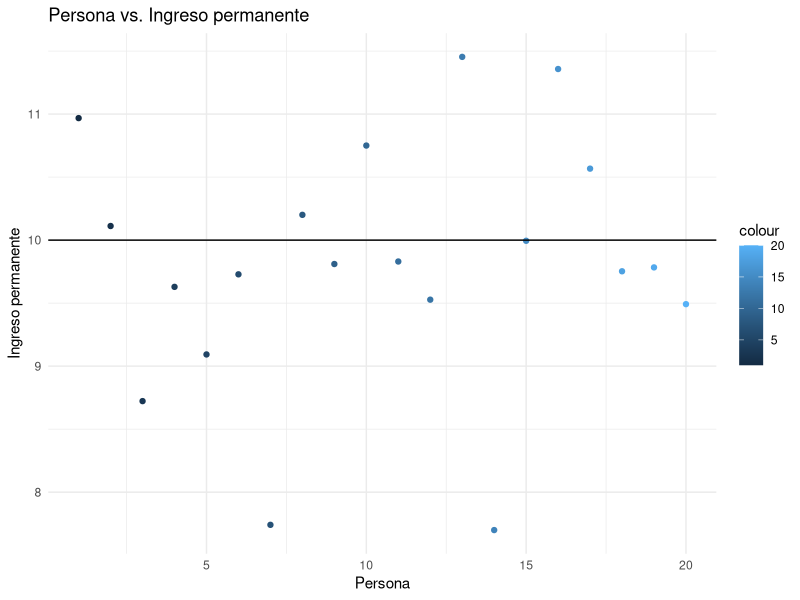
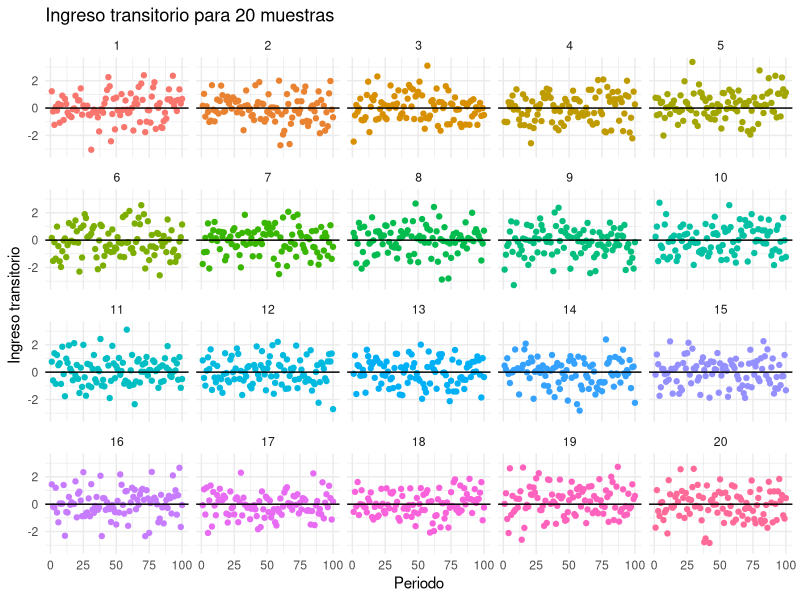
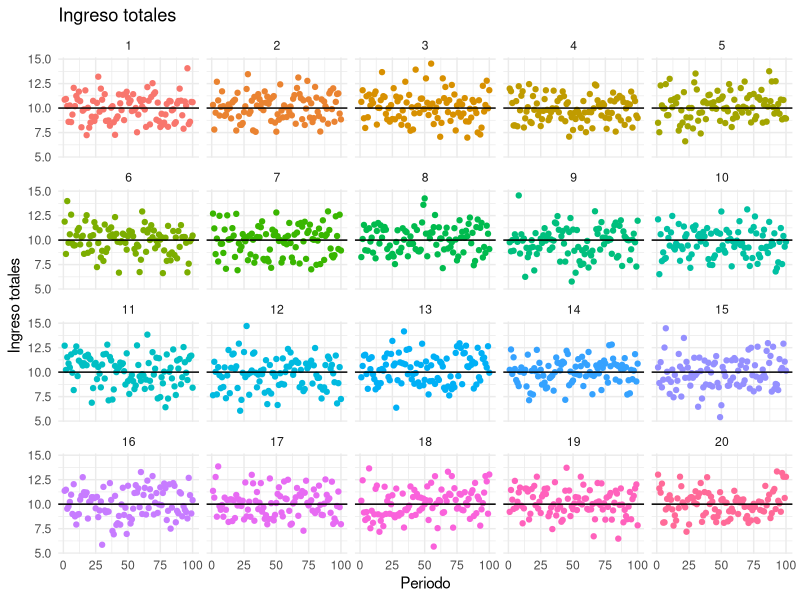
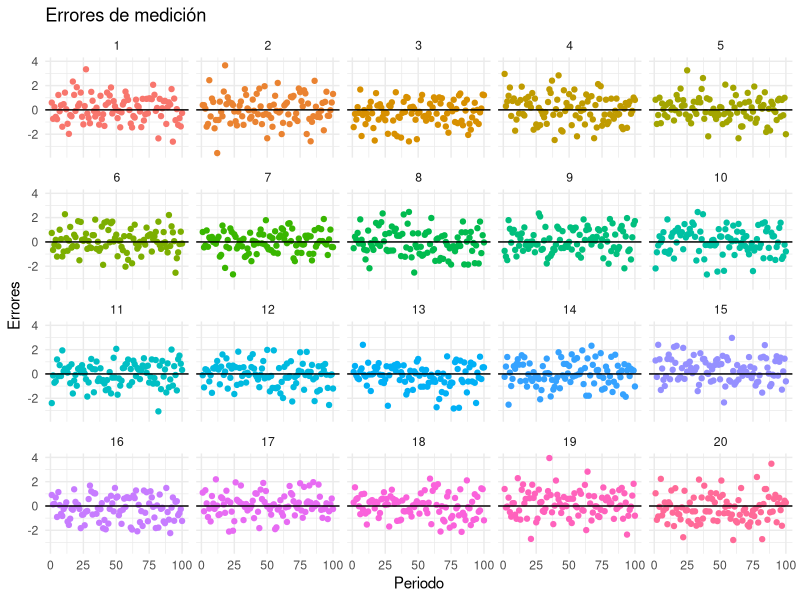
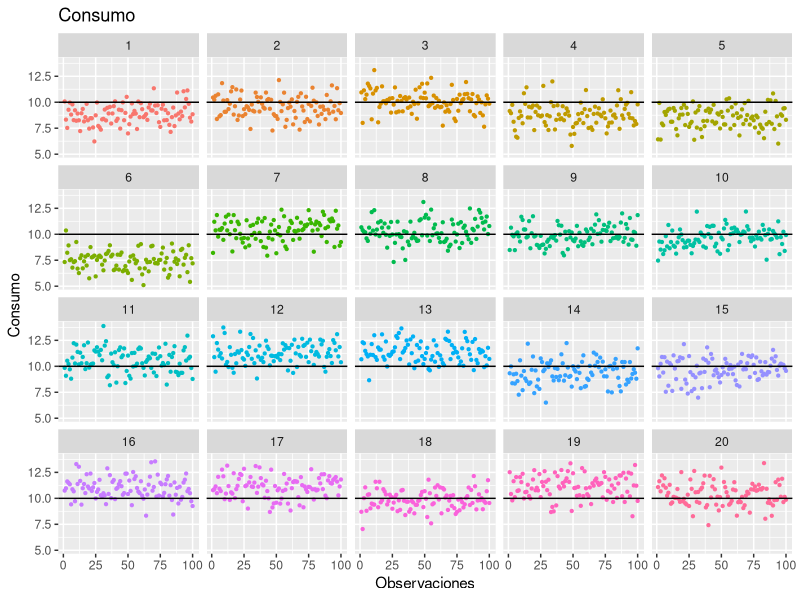
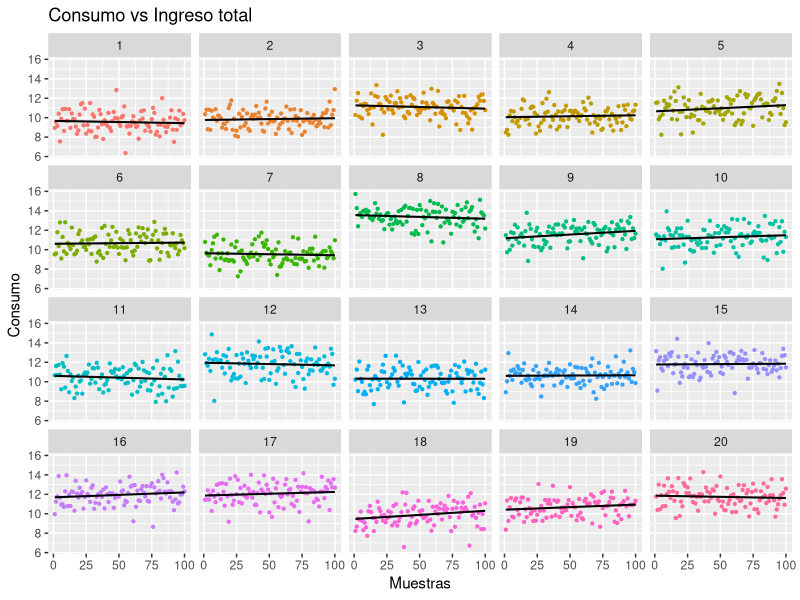
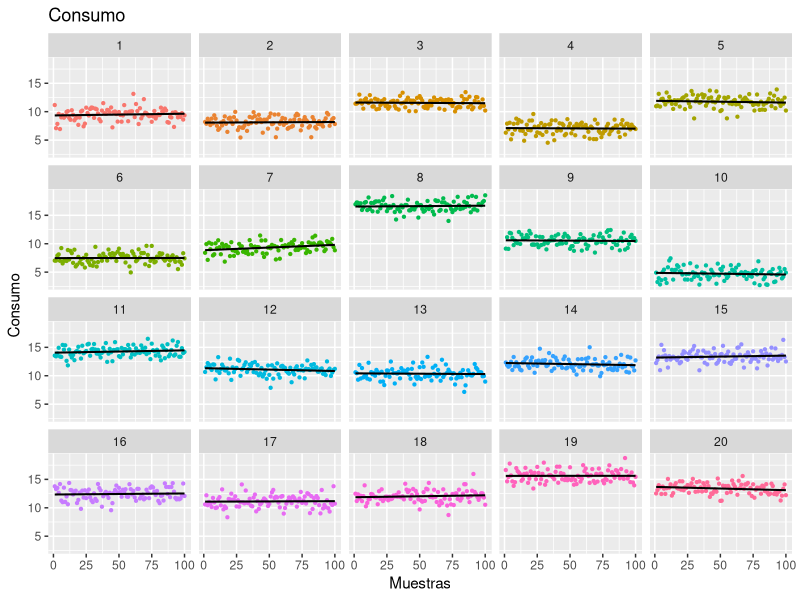
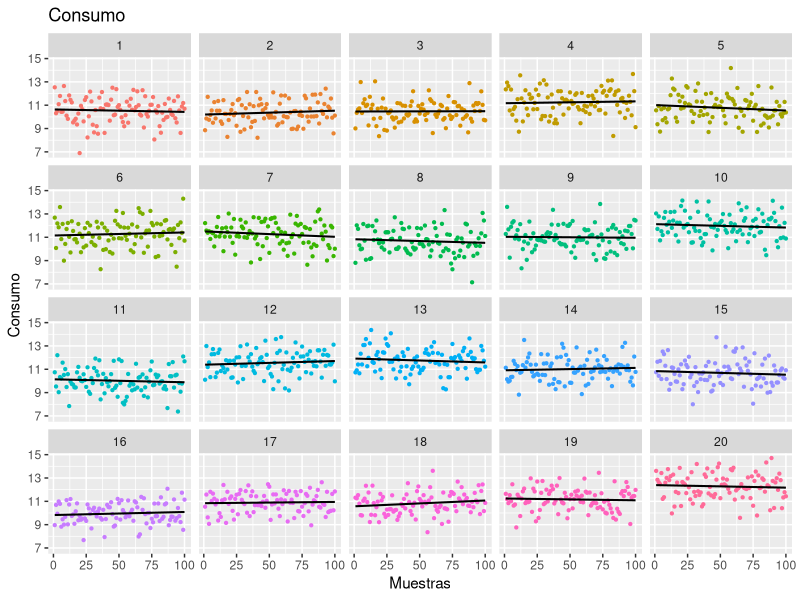

These figures' R source, in order:
## ---- chunk 1
knitr::opts_chunk$set(echo = TRUE)
## ---- chunk 2
library(ggplot2)
#Creamos las matrices dónde guardaremos los datos
ips <- rnorm(20,mean=10, sd=1)  #Ingresos permanentes aleatorios
ip_m <- matrix(0,nrow = 20, ncol = 100)
ip <- matrix(0, nrow = 20, ncol = 3)
#Vectores de ingreso permanente
for(i in 1:20){
  ip_m[i,] <- rnorm(100,ips[i])
  ip[i,] <- c(i, mean(ip_m[i,]),i)
}
ip <- as.data.frame(ip)
names(ip) <- c("Persona", "IngresoP", "Clase")
#Grafica
ggplot(data=ip, aes(color="Clase")) +
  geom_point(mapping = aes(Persona,IngresoP,color=Clase)) +
  geom_hline(yintercept = 10) +
  labs(title="Persona vs. Ingreso permanente",
       x="Persona",
       y="Ingreso permanente") +
    theme_minimal() 
## ---- chunk 3
library(ggplot2)
library(tidyverse)

Personas <- seq(1:20)
Personas <- as.character(Personas)
periodo= seq(1:100)

for(i in 2:20){
  periodo <- c(periodo,seq(1:100))
}

dd <- tibble(periodo,ingresos = rnorm(2000),
             class = rep(Personas, each = 100)) %>% 
  mutate(class = factor(class, levels = Personas))
  
ggplot(dd, aes(periodo, ingresos, color = class)) +
  geom_point() +
  geom_hline(yintercept = 0) +
  labs(title="Ingreso transitorio para 20 muestras",
       x="Periodo",
       y="Ingreso transitorio") +
  scale_color_discrete(breaks="NULL") +
    theme_minimal() +
  facet_wrap(~class)

## ---- chunk 4
library(ggplot2)
library(tidyverse)

#Clases
Personas <- seq(1:20)
Personas <- as.character(Personas)
periodo= seq(1:100)

for(i in 2:20){
  periodo <- c(periodo,seq(1:100))
}

dd <- tibble(periodo,ingresos = rnorm(2000)+rnorm(2000,10),
             class = rep(Personas, each = 100)) %>% 
  mutate(class = factor(class, levels = Personas))
  
ggplot(dd, aes(periodo, ingresos, color = class)) +
  geom_point() +
  geom_hline(yintercept = 10) +
  labs(title="Ingreso totales",
       x="Periodo",
       y="Ingreso totales") +
  scale_color_discrete(breaks="NULL") +
    theme_minimal() +
  facet_wrap(~class)

## ---- chunk 5
library(ggplot2)
library(tidyverse)
#Clases
clases <- seq(1:20)
clases <- as.character(clases)
#Periodos
periodo= seq(1:100)
for(i in 2:20){
  periodo <- c(periodo,seq(1:100))
}

dd <- tibble(periodo,ingresos = rnorm(2000),
             class = rep(clases, each = 100)) %>% 
  mutate(class = factor(class, levels = clases))
  
ggplot(dd, aes(periodo, ingresos, color = class)) +
  geom_point() +
  geom_hline(yintercept = 0) +
  labs(title="Errores de medición",
       x="Periodo",
       y="Errores") +
  scale_color_discrete(breaks="NULL") +
    theme_minimal() +
  facet_wrap(~class)

## ---- chunk 6
library(ggplot2)
library(tidyverse)
#Clases
clases <- seq(1:20)
clases <- as.character(clases)
#Periodos
periodo <- rep(seq(1:100),20)
#Ingresos Permanentes
Yp <- rep(rnorm(1,10), times=100)
for (i in 2:20) {
  Yp <- c(Yp, rep(rnorm(1,10), times=100))
}
Yt <- Yp+rnorm(2000)

dd <- tibble(periodo,ingresos = Yp +0.1*rnorm(2000)+ rnorm(2000),
             class = rep(clases, each = 100)) %>% 
  mutate(class = factor(class, levels = clases))

ggplot(dd,aes(periodo, ingresos, color = class)) +
  geom_point(size=0.8) +
  geom_hline(yintercept = 10) +
  labs(title="Consumo",
       x="Observaciones",
       y="Consumo") +
  scale_color_discrete(breaks="NULL") +
  facet_wrap(~class)
## ---- chunk 7
library(ggplot2)
library(tidyverse)
library(knitr)
#Clases
clases <- seq(1:20)
clases <- as.character(clases)
#Periodos
periodo <- rep(seq(1:100),20)
#Ingresos Permanentes
Yp <- rep(rnorm(1,10), times=100)
for (i in 2:20) {
  Yp <- c(Yp, rep(rnorm(1,10), times=100))
}
Yt <- rnorm(2000)
Yt <- Yp+Yt
dd <- tibble(periodo,consumo = Yp +0.1*Yt+ rnorm(2000),
             ingreso=Yt,class = rep(clases, each = 100)) %>% 
  mutate(class = factor(class, levels = clases))

ggplot(dd,aes(periodo, consumo, color = class)) +
  geom_point(size=0.8) +
  labs(title="Consumo vs Ingreso total",
       x="Muestras",
       y="Consumo") +
  scale_color_discrete(breaks="NULL") +
  facet_wrap(~class) +
  stat_smooth(method="lm", se=FALSE, colour="black", size=0.7) 

## ---- chunk 8
library(knitr)

estimaciones <- data.frame(matrix(0,nrow = 21, ncol = 3))

for (i in 1:20) {
  modelo <- lm(consumo ~ ingreso, data = dd, subset = (class==i))
  estimaciones[i,]  <- c(i,modelo$coefficients[1],modelo$coefficients[2])
}
estimaciones[21,1] <- " "
estimaciones[21,2] <- mean(estimaciones[,2])
estimaciones[21,3] <- mean(estimaciones[,3])

kable(estimaciones, caption = "Parámetros de la regresión",
      align = 'c', digits = round(3),
      col.names = c("$Agente$", "$Ordenada$","$Pendiente$"))
## ---- chunk 9
library(ggplot2)
library(tidyverse)
library(knitr)
#Clases
clases <- seq(1:20)
clases <- as.character(clases)
#Periodos
periodo <- rep(seq(1:100),20)
#Ingresos Permanentes
Yp <- rep(rnorm(1,mean=10,sd=2), times=100)
for (i in 2:20) {
  Yp <- c(Yp, rep(rnorm(1,mean=10,sd=2), times=100))
}
Yt <- rnorm(2000,mean=0, sd=0.5)
Yt <- Yp+Yt
dd <- tibble(periodo,consumo = Yp +0.1*Yt+ rnorm(2000),
             ingreso=Yt,class = rep(clases, each = 100)) %>% 
  mutate(class = factor(class, levels = clases))

ggplot(dd,aes(periodo, consumo, color = class)) +
  geom_point(size=0.8) +
  labs(title="Consumo",
       x="Muestras",
       y="Consumo") +
  scale_color_discrete(breaks="NULL") +
  facet_wrap(~class) +
  stat_smooth(method="lm", se=FALSE, colour="black", size=0.7) 

## ---- chunk 10
library(knitr)

estimaciones <- data.frame(matrix(0,nrow = 21, ncol = 3))

for (i in 1:20) {
  modelo <- lm(consumo ~ ingreso, data = dd, subset = (class==i))
  estimaciones[i,]  <- c(i, modelo$coefficients[1], modelo$coefficients[2])

}
estimaciones[21,1] <- " "
estimaciones[21,2] <- mean(estimaciones[,2])
estimaciones[21,3] <- mean(estimaciones[,3])

kable(estimaciones, caption = "Parámetros de la regresión",
      align = 'c', digits = round(3),
      col.names = c("$Agente$", "$Ordenada$","$Pendiente$"))
## ---- chunk 11
library(ggplot2)
library(tidyverse)
library(knitr)
#Clases
clases <- seq(1:20)
clases <- as.character(clases)
#Periodos
periodo <- rep(seq(1:100),20)
#Ingresos Permanentes
Yp <- rep(rnorm(1,mean=10,sd=0.5), times=100)
for (i in 2:20) {
  Yp <- c(Yp, rep(rnorm(1,mean=10,sd=0.5), times=100))
}
Yt <- rnorm(2000,mean=0, sd=2)
Yt <- Yp+Yt
dd <- tibble(periodo,consumo = Yp +0.1*Yt+ rnorm(2000),
             ingreso=Yt,class = rep(clases, each = 100)) %>% 
  mutate(class = factor(class, levels = clases))

ggplot(dd,aes(periodo, consumo, color = class)) +
  geom_point(size=0.8) +
  labs(title="Consumo",
       x="Muestras",
       y="Consumo") +
  scale_color_discrete(breaks="NULL") +
  facet_wrap(~class) +
  stat_smooth(method="lm", se=FALSE, colour="black", size=0.7) 

## ---- chunk 12
library(knitr)

estimaciones <- data.frame(matrix(0,nrow = 21, ncol = 3))

for (i in 1:20) {
  modelo <- lm(consumo ~ ingreso, data = dd, subset = (class==i))
  estimaciones[i,]  <- c(i, modelo$coefficients[1], modelo$coefficients[2])

}
estimaciones[21,1] <- " "
estimaciones[21,2] <- mean(estimaciones[,2])
estimaciones[21,3] <- mean(estimaciones[,3])

kable(estimaciones, caption = "Parámetros de la regresión",
      align = 'c', digits = round(3),
      col.names = c("$Agente$", "$Ordenada$","$Pendiente$"))
